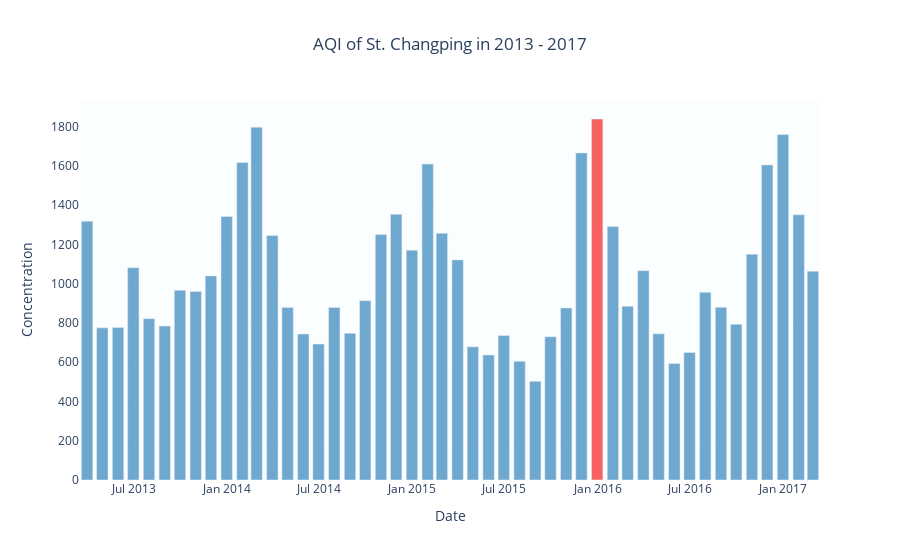

Write notebook code for a chart like this one.
### Markdown cell above
### Pertanyaan 1: Kapan terjadi polusi udara terparah di stasiun Changping ?

### Code cell
fig = px.bar(monthly_air_quality_all, x="date", y="Concentration", 
             title="AQI of St. Changping in 2013 - 2017")
fig.update_xaxes(title="Date")
fig.update_yaxes(title="Concentration")
max_aqi_index = monthly_air_quality_all['Concentration'].idxmax()
fig.update_traces(marker_color= ['rgba(247, 7, 7, 0.63)' if i == max_aqi_index else 'rgba(31, 119, 180, 0.63)' for i in range(len(monthly_air_quality_all))])
fig.update_layout(title_x=0.5)
fig.update_layout(plot_bgcolor='rgba(210, 239, 250, 0.09)')
fig.show()

### Figure 1 — Plotly figure (JSON) as saved in the notebook; plotly's stock layout.template omitted (floating-point values rounded to 4 significant figures)
{"data": [{"alignmentgroup": "True", "hovertemplate": "date=%{x}<br>Concentration=%{y}<extra></extra>", "legendgroup": "", "marker": {"color": ["rgba(31, 119, 180, 0.63)", "rgba(31, 119, 180, 0.63)", "rgba(31, 119, 180, 0.63)", "rgba(31, 119, 180, 0.63)", "rgba(31, 119, 180, 0.63)", "rgba(31, 119, 180, 0.63)", "rgba(31, 119, 180, 0.63)", "rgba(31, 119, 180, 0.63)", "rgba(31, 119, 180, 0.63)", "rgba(31, 119, 180, 0.63)", "rgba(31, 119, 180, 0.63)", "rgba(31, 119, 180, 0.63)", "rgba(31, 119, 180, 0.63)", "rgba(31, 119, 180, 0.63)", "rgba(31, 119, 180, 0.63)", "rgba(31, 119, 180, 0.63)", "rgba(31, 119, 180, 0.63)", "rgba(31, 119, 180, 0.63)", "rgba(31, 119, 180, 0.63)", "rgba(31, 119, 180, 0.63)", "rgba(31, 119, 180, 0.63)", "rgba(31, 119, 180, 0.63)", "rgba(31, 119, 180, 0.63)", "rgba(31, 119, 180, 0.63)", "rgba(31, 119, 180, 0.63)", "rgba(31, 119, 180, 0.63)", "rgba(31, 119, 180, 0.63)", "rgba(31, 119, 180, 0.63)", "rgba(31, 119, 180, 0.63)", "rgba(31, 119, 180, 0.63)", "rgba(31, 119, 180, 0.63)", "rgba(31, 119, 180, 0.63)", "rgba(31, 119, 180, 0.63)", "rgba(247, 7, 7, 0.63)", "rgba(31, 119, 180, 0.63)", "rgba(31, 119, 180, 0.63)", "rgba(31, 119, 180, 0.63)", "rgba(31, 119, 180, 0.63)", "rgba(31, 119, 180, 0.63)", "rgba(31, 119, 180, 0.63)", "rgba(31, 119, 180, 0.63)", "rgba(31, 119, 180, 0.63)", "rgba(31, 119, 180, 0.63)", "rgba(31, 119, 180, 0.63)", "rgba(31, 119, 180, 0.63)", "rgba(31, 119, 180, 0.63)", "rgba(31, 119, 180, 0.63)", "rgba(31, 119, 180, 0.63)"], "pattern": {"shape": ""}}, "name": "", "offsetgroup": "", "orientation": "v", "showlegend": false, "textposition": "auto", "type": "bar", "x": ["2013-03-31T00:00:00", "2013-04-30T00:00:00", "2013-05-31T00:00:00", "2013-06-30T00:00:00", "2013-07-31T00:00:00", "2013-08-31T00:00:00", "2013-09-30T00:00:00", "2013-10-31T00:00:00", "2013-11-30T00:00:00", "2013-12-31T00:00:00", "2014-01-31T00:00:00", "2014-02-28T00:00:00", "2014-03-31T00:00:00", "2014-04-30T00:00:00", "2014-05-31T00:00:00", "2014-06-30T00:00:00", "2014-07-31T00:00:00", "2014-08-31T00:00:00", "2014-09-30T00:00:00", "2014-10-31T00:00:00", "2014-11-30T00:00:00", "2014-12-31T00:00:00", "2015-01-31T00:00:00", "2015-02-28T00:00:00", "2015-03-31T00:00:00", "2015-04-30T00:00:00", "2015-05-31T00:00:00", "2015-06-30T00:00:00", "2015-07-31T00:00:00", "2015-08-31T00:00:00", "2015-09-30T00:00:00", "2015-10-31T00:00:00", "2015-11-30T00:00:00", "2015-12-31T00:00:00", "2016-01-31T00:00:00", "2016-02-29T00:00:00", "2016-03-31T00:00:00", "2016-04-30T00:00:00", "2016-05-31T00:00:00", "2016-06-30T00:00:00", "2016-07-31T00:00:00", "2016-08-31T00:00:00", "2016-09-30T00:00:00", "2016-10-31T00:00:00", "2016-11-30T00:00:00", "2016-12-31T00:00:00", "2017-01-31T00:00:00", "2017-02-28T00:00:00"], "xaxis": "x", "y": [1318.0, 774.9, 776.4, 1081.0, 821.7, 783.9, 966.2, 960.2, 1040.0, 1342.0, 1617.0, 1797.0, 1246.0, 879.1, 743.7, 692.3, 878.8, 746.9, 913.3, 1250, 1353.0, 1171.0, 1609.0, 1256.0, 1121.0, 678.1, 636.5, 735.9, 604.6, 502.4, 729.6, 876.1, 1666.0, 1839.0, 1291.0, 885.1, 1066.0, 744.4, 593.1, 649.5, 955.8, 879.5, 792.8, 1150.0, 1605.0, 1759.0, 1351.0, 1063.0], "yaxis": "y"}], "layout": {"autosize": true, "barmode": "relative", "legend": {"tracegroupgap": 0}, "plot_bgcolor": "rgba(210, 239, 250, 0.09)", "title": {"text": "AQI of St. Changping in 2013 - 2017", "x": 0.5}, "xaxis": {"anchor": "y", "autorange": true, "domain": [0, 1], "range": ["2013-03-17", "2017-03-14"], "title": {"text": "Date"}, "type": "date"}, "yaxis": {"anchor": "x", "autorange": true, "domain": [0, 1], "range": [0, 1935.0], "title": {"text": "Concentration"}, "type": "linear"}}}
